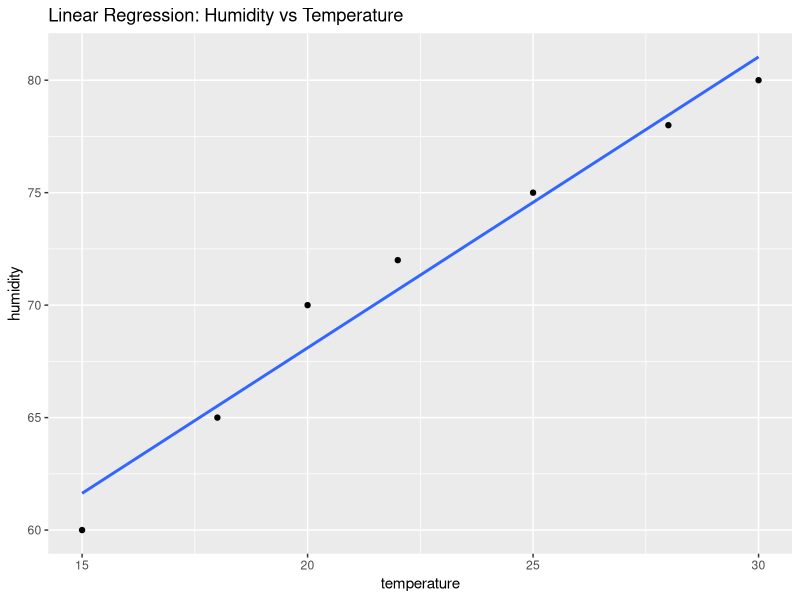
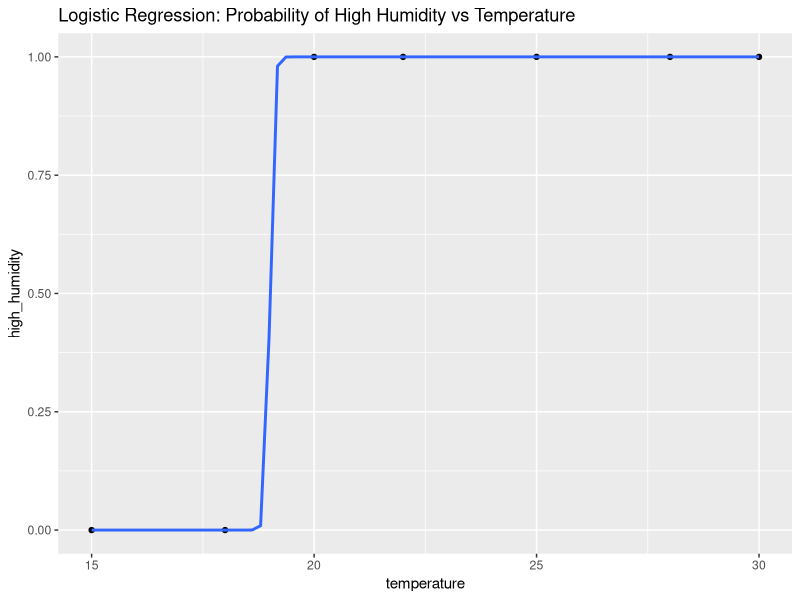

The R script that drew these images, in order:
# Creating a weather forecast dataset
weather <- data.frame(
  temperature = c(15, 18, 20, 22, 25, 28, 30),  # Temperature in Celsius
  humidity = c(60, 65, 70, 72, 75, 78, 80),    # Humidity percentage
  rainy_day = c(0, 1, 1, 1, 0, 0, 1)            # Binary variable for rainy day (0: No, 1: Yes)
)
#I did it using weather dataset from kaggle 

# Displaying the created weather forecast dataset
print(weather)
# Load necessary libraries
library(ggplot2)

# Perform linear regression on the created weather dataset
lm_model <- lm(humidity ~ temperature, data = weather)

# Summary of linear regression model
summary(lm_model)

# Plotting the linear regression line
ggplot(weather, aes(x = temperature, y = humidity)) +
  geom_point() +
  geom_smooth(method = "lm", se = FALSE) +
  labs(title = "Linear Regression: Humidity vs Temperature")
# Add a binary variable 'high_humidity' indicating high humidity (>65%) or not
weather$high_humidity <- ifelse(weather$humidity > 65, 1, 0)

# Logistic regression model
logit_model <- glm(high_humidity ~ temperature + rainy_day, 
                   data = weather, family = binomial)

# Summary of logistic regression model
summary(logit_model)

# Plotting logistic regression isn't straightforward as linear regression due to classification nature.
# However, you can visualize the relationship between variables.

# For instance, you can visualize the relationship between Temperature and probability of high humidity.
ggplot(weather, aes(x = temperature, y = high_humidity)) +
  geom_point() +
  stat_smooth(method = "glm", method.args = list(family = "binomial"), se = FALSE) +
  labs(title = "Logistic Regression: Probability of High Humidity vs Temperature")

